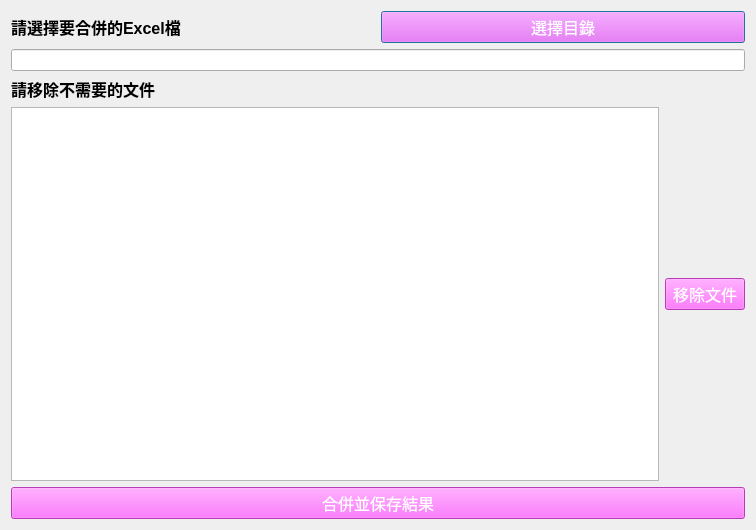
<?xml version="1.0" encoding="UTF-8"?>
<ui version="4.0">
 <class>ExceMerger</class>
 <widget class="QDialog" name="ExceMerger">
  <property name="geometry">
   <rect>
    <x>0</x>
    <y>0</y>
    <width>756</width>
    <height>530</height>
   </rect>
  </property>
  <property name="windowTitle">
   <string>合併Excel文件</string>
  </property>
  <property name="styleSheet">
   <string notr="true">QPushButton{
	font-size:16px;
	color:rgb(255, 255, 255);
	background-color:rgb(255, 85, 255);
}

QLabel{
	font-size:16px;
	font-weight: bold;
}</string>
  </property>
  <layout class="QVBoxLayout" name="verticalLayout_2">
   <item>
    <layout class="QVBoxLayout" name="verticalLayout">
     <item>
      <layout class="QHBoxLayout" name="horizontalLayout">
       <item>
        <widget class="QLabel" name="label">
         <property name="styleSheet">
          <string notr="true"/>
         </property>
         <property name="text">
          <string>請選擇要合併的Excel檔</string>
         </property>
        </widget>
       </item>
       <item>
        <widget class="QPushButton" name="pushButton_choose_dir">
         <property name="text">
          <string>選擇目錄</string>
         </property>
        </widget>
       </item>
      </layout>
     </item>
     <item>
      <widget class="QLineEdit" name="lineEdit_dirpath"/>
     </item>
     <item>
      <widget class="QLabel" name="label_2">
       <property name="styleSheet">
        <string notr="true"/>
       </property>
       <property name="text">
        <string>請移除不需要的文件</string>
       </property>
      </widget>
     </item>
     <item>
      <layout class="QHBoxLayout" name="horizontalLayout_2">
       <item>
        <widget class="QListWidget" name="listWidge_excel_path"/>
       </item>
       <item>
        <widget class="QPushButton" name="pushButton_remove">
         <property name="text">
          <string>移除文件</string>
         </property>
        </widget>
       </item>
      </layout>
     </item>
     <item>
      <widget class="QPushButton" name="pushButton_merge">
       <property name="text">
        <string>合併並保存結果</string>
       </property>
      </widget>
     </item>
    </layout>
   </item>
  </layout>
 </widget>
 <resources/>
 <connections/>
</ui>
